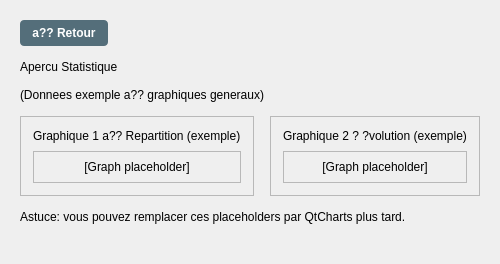
                       <widget class="QWidget" name="prod_statistiques">
                        <layout class="QVBoxLayout" name="prod_statsPopupLayout">
                         <property name="spacing">
                          <number>14</number>
                         </property>
                         <property name="leftMargin">
                          <number>20</number>
                         </property>
                         <property name="topMargin">
                          <number>20</number>
                         </property>
                         <property name="rightMargin">
                          <number>20</number>
                         </property>
                         <property name="bottomMargin">
                          <number>20</number>
                         </property>
                         <item>
                          <layout class="QHBoxLayout" name="prod_statsHeaderLayout">
                           <item>
                            <widget class="QPushButton" name="prod_btnReturnStats">
                             <property name="cursor">
                              <cursorShape>PointingHandCursor</cursorShape>
                             </property>
                             <property name="styleSheet">
                              <string>
                      background-color: #546e7a; color: white; padding: 6px 12px; border-radius: 4px; font-weight: bold;
                     </string>
                             </property>
                             <property name="text">
                              <string>a?? Retour</string>
                             </property>
                            </widget>
                           </item>
                           <item>
                            <spacer name="prod_horizontalSpacer_Stats">
                             <property name="orientation">
                              <enum>Qt::Orientation::Horizontal</enum>
                             </property>
                             <property name="sizeHint" stdset="0">
                              <size>
                               <width>40</width>
                               <height>20</height>
                              </size>
                             </property>
                            </spacer>
                           </item>
                          </layout>
                         </item>
                         <item>
                          <widget class="QLabel" name="prod_lblStatsHeader">
                           <property name="text">
                            <string>Apercu Statistique</string>
                           </property>
                          </widget>
                         </item>
                         <item>
                          <widget class="QLabel" name="prod_lblStatsSub">
                           <property name="text">
                            <string>(Donnees exemple a?? graphiques generaux)</string>
                           </property>
                          </widget>
                         </item>
                         <item>
                          <layout class="QHBoxLayout" name="prod_graphsLayout">
                           <property name="spacing">
                            <number>16</number>
                           </property>
                           <property name="leftMargin">
                            <number>0</number>
                           </property>
                           <property name="topMargin">
                            <number>0</number>
                           </property>
                           <property name="rightMargin">
                            <number>0</number>
                           </property>
                           <property name="bottomMargin">
                            <number>0</number>
                           </property>
                           <item>
                            <widget class="QFrame" name="prod_graphFrame1">
                             <property name="frameShape">
                              <enum>QFrame::Shape::StyledPanel</enum>
                             </property>
                             <property name="frameShadow">
                              <enum>QFrame::Shadow::Raised</enum>
                             </property>
                             <property name="class" stdset="0">
                              <string>statCard</string>
                             </property>
                             <layout class="QVBoxLayout" name="prod_graphFrame1Layout">
                              <property name="spacing">
                               <number>8</number>
                              </property>
                              <property name="leftMargin">
                               <number>12</number>
                              </property>
                              <property name="topMargin">
                               <number>12</number>
                              </property>
                              <property name="rightMargin">
                               <number>12</number>
                              </property>
                              <property name="bottomMargin">
                               <number>12</number>
                              </property>
                              <item>
                               <widget class="QLabel" name="prod_graphFrame1Title">
                                <property name="text">
                                 <string>Graphique 1 a?? Repartition (exemple)</string>
                                </property>
                               </widget>
                              </item>
                              <item>
                               <widget class="QFrame" name="prod_graphFrame1Plot">
                                <property name="minimumSize">
                                 <size>
                                  <width>0</width>
                                  <height>0</height>
                                 </size>
                                </property>
                                <property name="frameShape">
                                 <enum>QFrame::Shape::StyledPanel</enum>
                                </property>
                                <property name="frameShadow">
                                 <enum>QFrame::Shadow::Sunken</enum>
                                </property>
                                <layout class="QVBoxLayout" name="prod_graphFrame1PlotLayout">
                                 <property name="leftMargin">
                                  <number>8</number>
                                 </property>
                                 <property name="topMargin">
                                  <number>8</number>
                                 </property>
                                 <property name="rightMargin">
                                  <number>8</number>
                                 </property>
                                 <property name="bottomMargin">
                                  <number>8</number>
                                 </property>
                                 <item>
                                  <widget class="QLabel" name="prod_graphFrame1Hint">
                                   <property name="text">
                                    <string>[Graph placeholder]</string>
                                   </property>
                                   <property name="alignment">
                                    <set>Qt::AlignmentFlag::AlignCenter</set>
                                   </property>
                                  </widget>
                                 </item>
                                </layout>
                               </widget>
                              </item>
                             </layout>
                            </widget>
                           </item>
                           <item>
                            <widget class="QFrame" name="prod_graphFrame2">
                             <property name="frameShape">
                              <enum>QFrame::Shape::StyledPanel</enum>
                             </property>
                             <property name="frameShadow">
                              <enum>QFrame::Shadow::Raised</enum>
                             </property>
                             <property name="class" stdset="0">
                              <string>statCard</string>
                             </property>
                             <layout class="QVBoxLayout" name="prod_graphFrame2Layout">
                              <property name="spacing">
                               <number>8</number>
                              </property>
                              <property name="leftMargin">
                               <number>12</number>
                              </property>
                              <property name="topMargin">
                               <number>12</number>
                              </property>
                              <property name="rightMargin">
                               <number>12</number>
                              </property>
                              <property name="bottomMargin">
                               <number>12</number>
                              </property>
                              <item>
                               <widget class="QLabel" name="prod_graphFrame2Title">
                                <property name="text">
                                 <string>Graphique 2 ? ?volution (exemple)</string>
                                </property>
                               </widget>
                              </item>
                              <item>
                               <widget class="QFrame" name="prod_graphFrame2Plot">
                                <property name="minimumSize">
                                 <size>
                                  <width>0</width>
                                  <height>0</height>
                                 </size>
                                </property>
                                <property name="frameShape">
                                 <enum>QFrame::Shape::StyledPanel</enum>
                                </property>
                                <property name="frameShadow">
                                 <enum>QFrame::Shadow::Sunken</enum>
                                </property>
                                <layout class="QVBoxLayout" name="prod_graphFrame2PlotLayout">
                                 <property name="leftMargin">
                                  <number>8</number>
                                 </property>
                                 <property name="topMargin">
                                  <number>8</number>
                                 </property>
                                 <property name="rightMargin">
                                  <number>8</number>
                                 </property>
                                 <property name="bottomMargin">
                                  <number>8</number>
                                 </property>
                                 <item>
                                  <widget class="QLabel" name="prod_graphFrame2Hint">
                                   <property name="text">
                                    <string>[Graph placeholder]</string>
                                   </property>
                                   <property name="alignment">
                                    <set>Qt::AlignmentFlag::AlignCenter</set>
                                   </property>
                                  </widget>
                                 </item>
                                </layout>
                               </widget>
                              </item>
                             </layout>
                            </widget>
                           </item>
                          </layout>
                         </item>
                         <item>
                          <widget class="QLabel" name="prod_lblStatsNote">
                           <property name="text">
                            <string>Astuce: vous pouvez remplacer ces placeholders par QtCharts plus tard.</string>
                           </property>
                          </widget>
                         </item>
                         <item>
                          <spacer>
                           <property name="orientation">
                            <enum>Qt::Orientation::Vertical</enum>
                           </property>
                           <property name="sizeHint" stdset="0">
                            <size>
                             <width>20</width>
                             <height>20</height>
                            </size>
                           </property>
                          </spacer>
                         </item>
                        </layout>
                       </widget>
